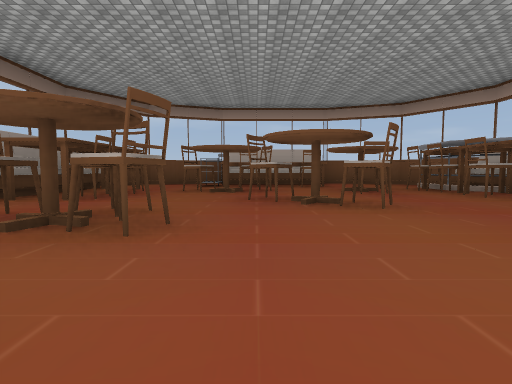
View 1 (above)

16 first-person views from a walk through a 3-D level made in the Unity game engine. The camera is 0.36 m above the floor, tilts 4° down and sees 80° across. Doors are open. The floor is counted in squares, 1 m on a side. Each view is taken from the middle of a square. On the plan, view 1 faces up. The plan holds only what a view shows up to about 9 squares ahead; the rest is blank. The place goes on beyond the plan. The player character is not drawn. Some animated figures are not drawn. Some surface patterns are stand-ins.

View 2
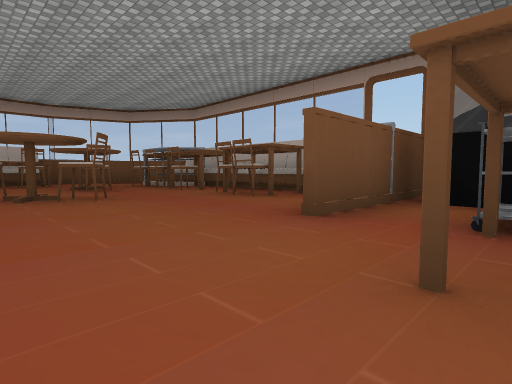

View 3
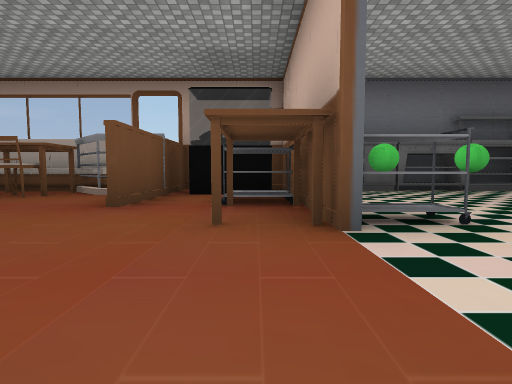

View 4
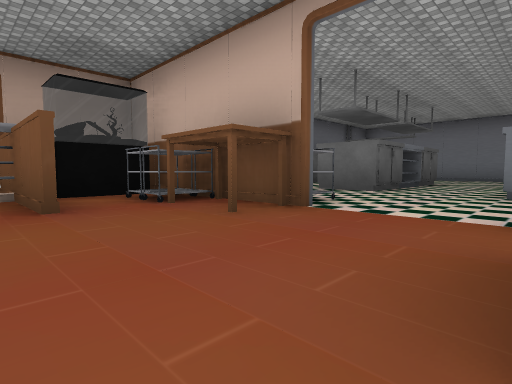

View 5
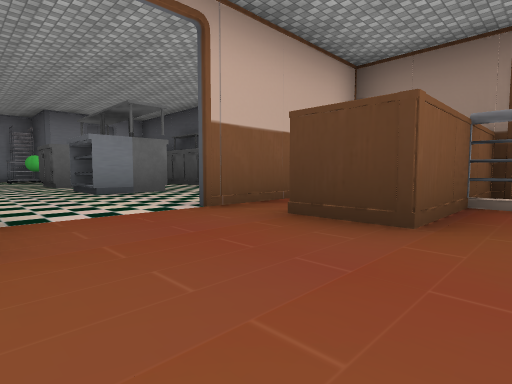

View 6
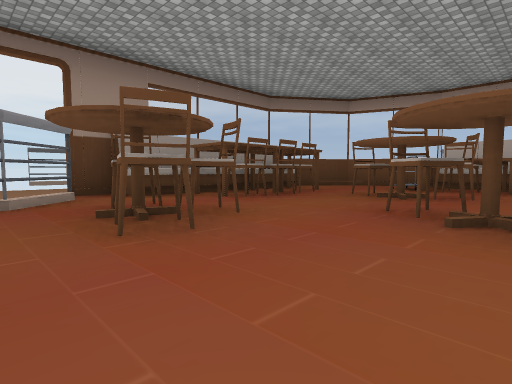

View 7
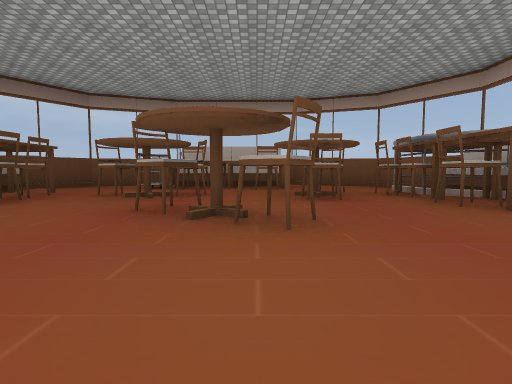

View 8
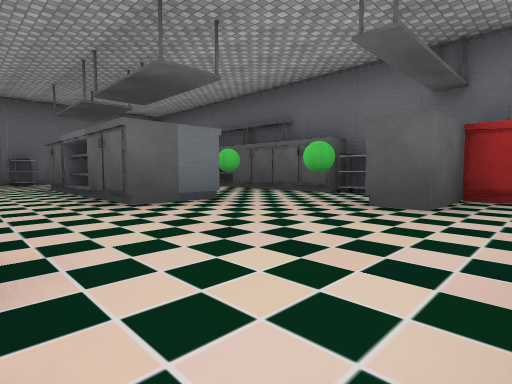

View 9
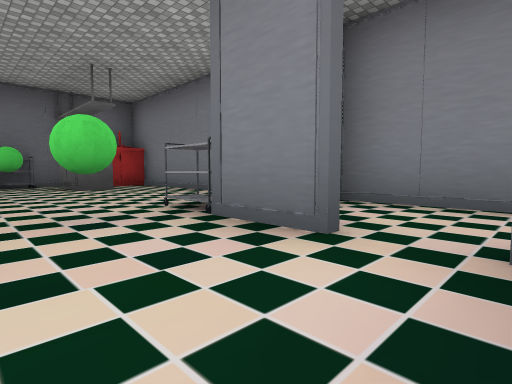

View 10
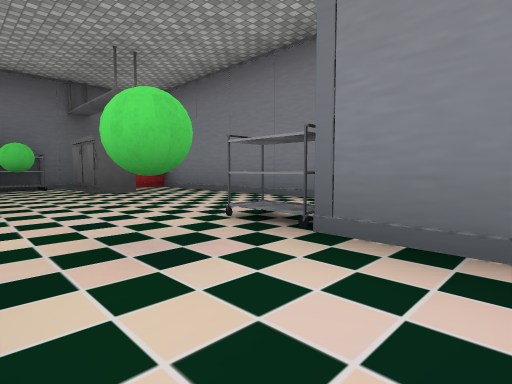

View 11
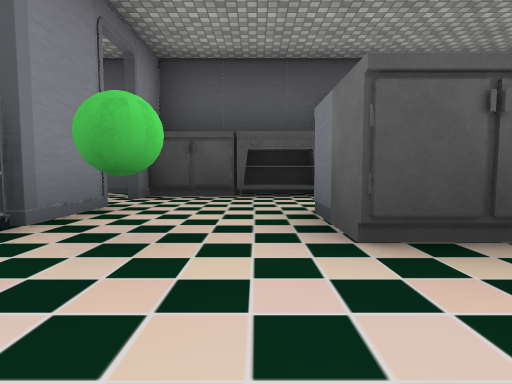

View 12
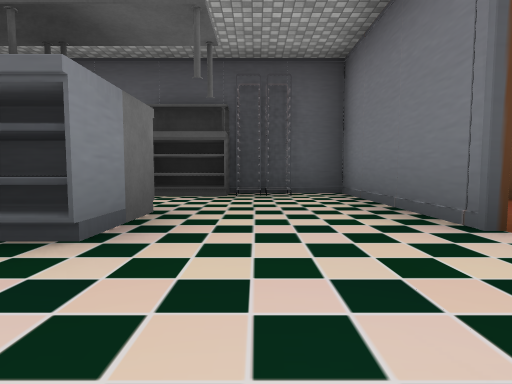

View 13
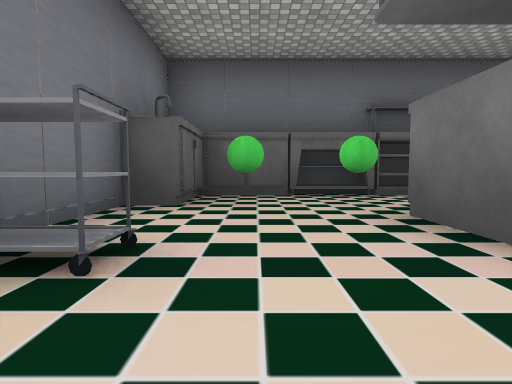

View 14
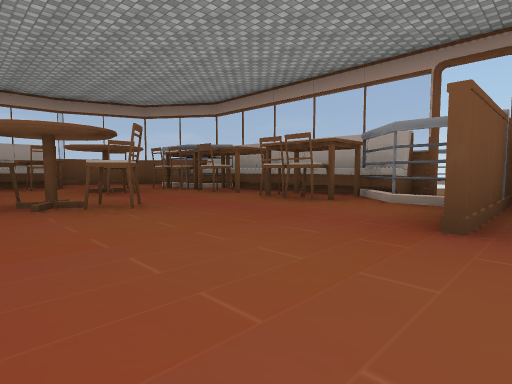

View 15
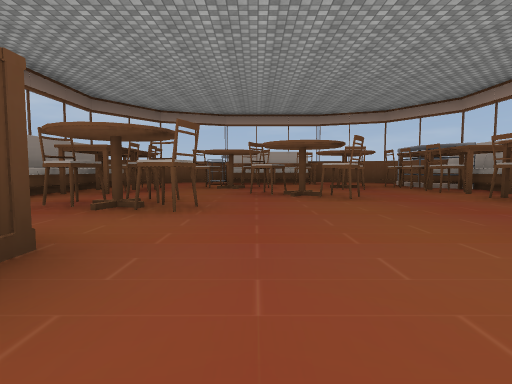

View 16
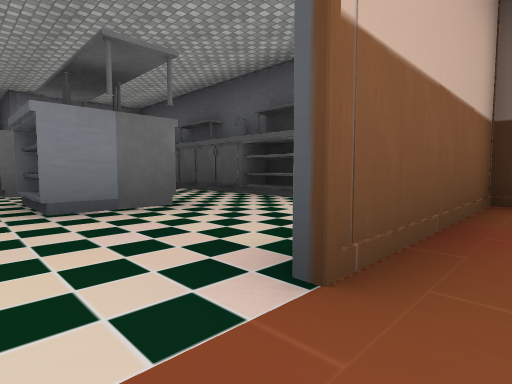

### Floor plan
Key: @ floor where view 1 was taken; # wall or solid block; . floor; D open door; C chair; B green ball; S shelf; O other object.
Columns run from 4 left of view 1 to 5 right of it. Each row starts with its distance up from view 1.
  9   ##  ##
  8  ##OOOO##
  7 ##.OCCO ##
  6 OO.CC.CCOO
  5 OOCCCCOCOO
  4 #OC.C..CO#
  3 OO#C.OCCOO
  2 D#CCC..C#O
  1 D.......#D
  0 OOOO@.OOO#
 -1 #....#OOO#
 -2 ###D.O.#O#
 -3 O......BO
 -4 S..S....BO
 -5 #S.S.OO..S
 -6 #O....S..#
 -7 #O.OSOSBO#
 -8 O.....S.O#
 -9  ODB....BO
-10 #DDOO..OO#
-11  ## .....O
-12   #######

Where each view was taken, in squares from view 1:
view 1: 0 up, 0 right, facing up
view 2: 1 down, 0 right, facing up-right
view 3: 1 down, 1 left, facing right
view 4: 1 up, 1 left, facing down-right
view 5: 1 up, 1 right, facing down-left
view 6: 1 up, 1 right, facing up-left
view 7: 1 up, 1 right, facing up
view 8: 11 down, 0 right, facing up-right
view 9: 8 down, 3 left, facing down-right
view 10: 8 down, 2 left, facing down-right
view 11: 8 down, 1 right, facing left
view 12: 3 down, 1 right, facing left
view 13: 3 down, 0 right, facing right
view 14: 0 up, 0 right, facing up-right
view 15: 1 down, 0 right, facing up
view 16: 1 down, 0 right, facing down-left
